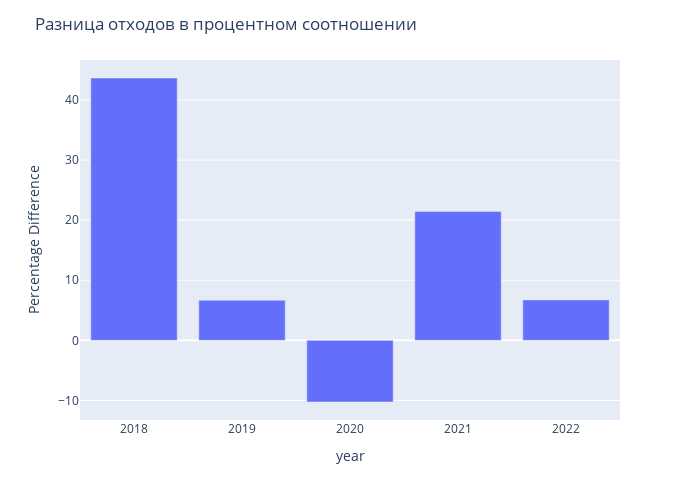

Notebook cell for this chart:
### Code cell
# Вычисление разницы в процентах между текущим и предыдущим значением
waste_by_year['difference'] = waste_by_year['indicator_value'].pct_change() * 100

# Удаление строки с первым значением, так как разница не может быть посчитана
waste_by_year = waste_by_year.dropna()

fig = px.bar(waste_by_year, x='year', y='difference', labels={'difference': 'Percentage Difference'})
fig.update_layout(
    width=700,
    height=500,
    title = "Разница отходов в процентном соотношении"
)
fig.show()

### Figure 1 — Plotly figure (JSON) as saved in the notebook; plotly's stock layout.template omitted (floating-point values rounded to 4 significant figures)
{"data": [{"alignmentgroup": "True", "hovertemplate": "year=%{x}<br>Percentage Difference=%{y}<extra></extra>", "legendgroup": "", "marker": {"color": "#636efa", "pattern": {"shape": ""}}, "name": "", "offsetgroup": "", "orientation": "v", "showlegend": false, "textposition": "auto", "type": "bar", "x": [2018, 2019, 2020, 2021, 2022], "xaxis": "x", "y": [43.67, 6.672, -10.26, 21.46, 6.73], "yaxis": "y"}], "layout": {"barmode": "relative", "height": 500, "legend": {"tracegroupgap": 0}, "margin": {"t": 60}, "title": {"text": "Разница отходов в процентном соотношении"}, "width": 700, "xaxis": {"anchor": "y", "domain": [0, 1], "title": {"text": "year"}}, "yaxis": {"anchor": "x", "domain": [0, 1], "title": {"text": "Percentage Difference"}}}}
